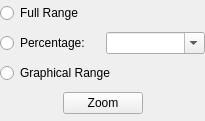
<?xml version="1.0" encoding="UTF-8"?>
<ui version="4.0">
 <class>ZoomWidgetClass</class>
 <widget class="QWidget" name="ZoomWidgetClass">
  <property name="geometry">
   <rect>
    <x>0</x>
    <y>0</y>
    <width>205</width>
    <height>121</height>
   </rect>
  </property>
  <property name="windowTitle">
   <string>Zoom</string>
  </property>
  <layout class="QVBoxLayout" name="verticalLayout">
   <item>
    <widget class="QRadioButton" name="neutralRadioButton">
     <property name="text">
      <string>Full Range</string>
     </property>
    </widget>
   </item>
   <item>
    <layout class="QHBoxLayout" name="horizontalLayout">
     <item>
      <widget class="QRadioButton" name="percentageRadioButton">
       <property name="text">
        <string>Percentage:</string>
       </property>
      </widget>
     </item>
     <item>
      <widget class="QComboBox" name="percentageComboBox">
       <property name="editable">
        <bool>true</bool>
       </property>
      </widget>
     </item>
    </layout>
   </item>
   <item>
    <widget class="QRadioButton" name="rangeRadioButton">
     <property name="text">
      <string>Graphical Range</string>
     </property>
    </widget>
   </item>
   <item>
    <layout class="QHBoxLayout" name="horizontalLayout_2">
     <item>
      <spacer name="horizontalSpacer">
       <property name="orientation">
        <enum>Qt::Horizontal</enum>
       </property>
       <property name="sizeHint" stdset="0">
        <size>
         <width>40</width>
         <height>20</height>
        </size>
       </property>
      </spacer>
     </item>
     <item>
      <widget class="QPushButton" name="zoomButton">
       <property name="text">
        <string>Zoom</string>
       </property>
      </widget>
     </item>
     <item>
      <spacer name="horizontalSpacer_2">
       <property name="orientation">
        <enum>Qt::Horizontal</enum>
       </property>
       <property name="sizeHint" stdset="0">
        <size>
         <width>40</width>
         <height>20</height>
        </size>
       </property>
      </spacer>
     </item>
    </layout>
   </item>
  </layout>
 </widget>
 <layoutdefault spacing="6" margin="0"/>
 <resources/>
 <connections/>
</ui>
